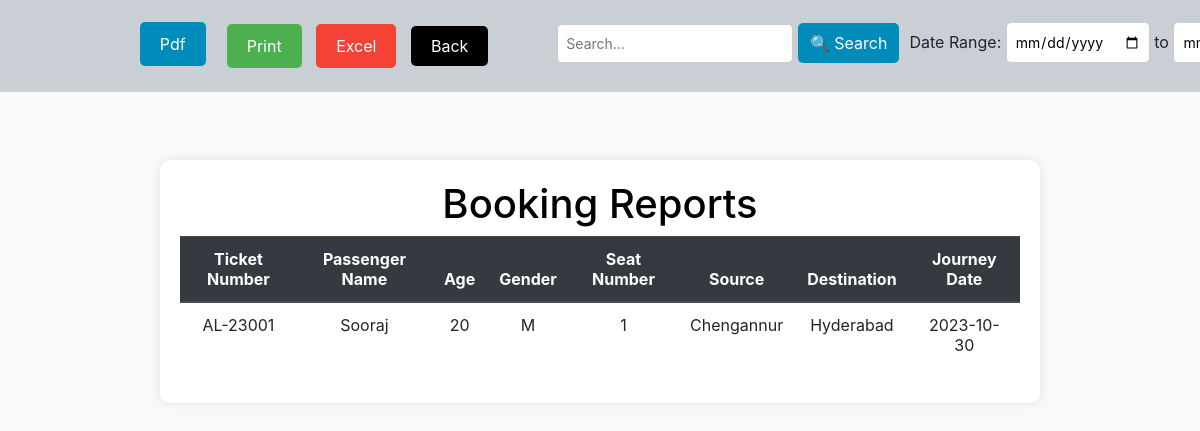
Page /BookingReports.php (signed in) on the committed database.
### tables this page shows
CREATE TABLE `tbl_ticket` (
  `Ticket_id` int(5) NOT NULL,
  `Customer_id` int(5) DEFAULT NULL,
  `Booking_master_id` int(5) DEFAULT NULL,
  `Payment_id` int(5) DEFAULT NULL,
  `Ticket_number` varchar(10) NOT NULL,
  `Journey_date` date NOT NULL,
  `Journey_stime` time NOT NULL,
  `Journey_etime` time NOT NULL,
  `Ticket_status` tinyint(1) NOT NULL
);

### BookingReports.php (the view, shortened to what this page needs)
<?php
include 'Dbconnect.php';
$searchCondition = "";
$ticketsSql = "SELECT t.*, c.C_fname, bm.Booking_date, GROUP_CONCAT(bc.Passenger_name) AS Passenger_names,
               GROUP_CONCAT(bc.Age) AS Ages, GROUP_CONCAT(bc.Gender) AS Genders,GROUP_CONCAT(bc.Seat_number) AS SeatNos,
               MIN(bc.Source) AS Start, MIN(bc.Destination) AS End
               FROM tbl_Ticket t
               INNER JOIN tbl_Customer c ON t.Customer_id = c.Customer_id
               LEFT JOIN tbl_Booking_master bm ON t.Booking_master_id = bm.Booking_master_id
               LEFT JOIN tbl_Booking_child bc ON t.Booking_master_id = bc.Booking_master_id
               WHERE t.Ticket_status = 1 $searchCondition
               GROUP BY t.Ticket_number
               ORDER BY t.Ticket_number";
$ticketsResult = $conn->query($ticketsSql);
?>
<!DOCTYPE html>
<html lang="en">
<head>
    <link href="https://stackpath.bootstrapcdn.com/bootstrap/4.3.1/css/bootstrap.min.css" rel="stylesheet">
</head>
<body>
        <div class="button-container">
        <div class="pspace">
    <form action="Booking-pdf.php" method="POST">
    <input id="download-pdf"  class="pdf btn1" type="submit" value="Pdf">
    </form>
   </div>
        <div class="space">
        <button id="print-content" class="btn1" onclick="printBusPdfContent()">Print</button>
        <button id="download-excel" class="btn1">Excel</button>
        <a href="Reports.php" class="btn1 btn-primary home" id="Back">Back</a>
        </div>
        <div class="search-bar-container">
        <form method="get" autocomplete="off">
        <input type="text" name="search" placeholder="Search..." value="<?php echo isset($_GET['search']) ? $_GET['search'] : ''; ?>">
        <button type="submit">🔍 Search</button>
        </form>
        <form method="get" autocomplete="off">
            <label for="date-range">Date Range:</label>
            <input type="date" name="start_date" value="<?php echo isset($_GET['start_date']) ? $_GET['start_date'] : ''; ?>">
            to
            <input type="date" name="end_date" value="<?php echo isset($_GET['end_date']) ? $_GET['end_date'] : ''; ?>">
        </form>
        </div>
    </div>
<div class="content">
    <div class="main">
        <div class="form">
            <h1>Booking Reports</h1>
            <div class="table-responsive">
                <table id="table" class="table content-table pdf">
                    <thead class="thead-dark">
                        <tr>
                    <th>Ticket Number</th>
                    <th>Passenger Name</th>
                    <th>Age</th>
                    <th>Gender</th>
                    <th>Seat Number</th>
                    <th>Source</th>
                    <th>Destination</th>
                    <th>Journey Date</th>
                        </tr>
                    </thead>
                    <tbody>
                    <?php
                while ($ticket = $ticketsResult->fetch_assoc()) {
                ?>
                    <tr>
                        <td><?php echo $ticket['Ticket_number']; ?></td>
                        <td><?php echo $ticket['Passenger_names']; ?></td>
                        <td><?php echo $ticket['Ages']; ?></td>
                        <td><?php echo $ticket['Genders']; ?></td>
                        <td><?php echo $ticket['SeatNos']; ?></td>
                        <td><?php echo $ticket['Start']; ?></td>
                        <td><?php echo $ticket['End']; ?></td>
                        <td><?php echo $ticket['Journey_date']; ?></td>
                    </tr>
                <?php } ?>
            </tbody>
                </table>
            </div>
        </div>
    </div>
</div>
</body>
</html>

### Dbconnect.php (style rules this page uses)
body { user-select: none; }

### BookingReports.php (style rules this page uses)
body { background-color: #f8f9fa; }
.content { margin: 160px; }
.form { background-color: #ffffff; padding: 20px; border-radius: 10px; box-shadow: 0px 0px 10px rgba(0, 0, 0, 0.1); }
h1 { color: #000000; text-align:center; }
th, td { text-align: center; }
thead { background-color: #343a40; color: #ffffff; }
.button-container { position: fixed; top: 0; left: 0; width: 100%; background-color: #c9cfd4; padding: 10px; white-space: nowrap; text-align: center; }
.btn1 { margin-right: 10px; padding: 10px 20px; font-size: 16px; text-align: center; cursor: pointer; border: none; border-radius: 5px; }
#print-content { background-color: #4CAF50; color: white; }
#download-pdf { background-color: #008CBA; color: white; }
#download-excel { background-color: #f44336; color: white; }
#Back { background-color: #000000; color: white; }
body { margin: 0; }
.search-bar-container { margin-top: 10px; }
input[type="text"], input[type="date"] { padding: 8px; font-size: 14px; border: 1px solid #ccc; border-radius: 5px; }
button[type="submit"] { padding: 8px 12px; font-size: 16px; cursor: pointer; border: none; background-color: #008CBA; color: white; border-radius: 5px; }
.button-container { display: flex; align-items: center; }
.button-container .search-bar-container { display: flex; align-items: center; justify-content: space-between; margin-left:5%; }
.button-container form { margin-right: 10px; }
.btn1 { margin-right: 10px; }
.pspace { margin-top:1%; margin-left:11%; }
.space { margin-left:1px; }

### rows in the picture
tbl_ticket: Ticket_number "AL-23001", Passenger_names "Sooraj", Ages "20", Genders "M", SeatNos "1", Start "Chengannur", End "Hyderabad", Journey_date "2023-10-30"
